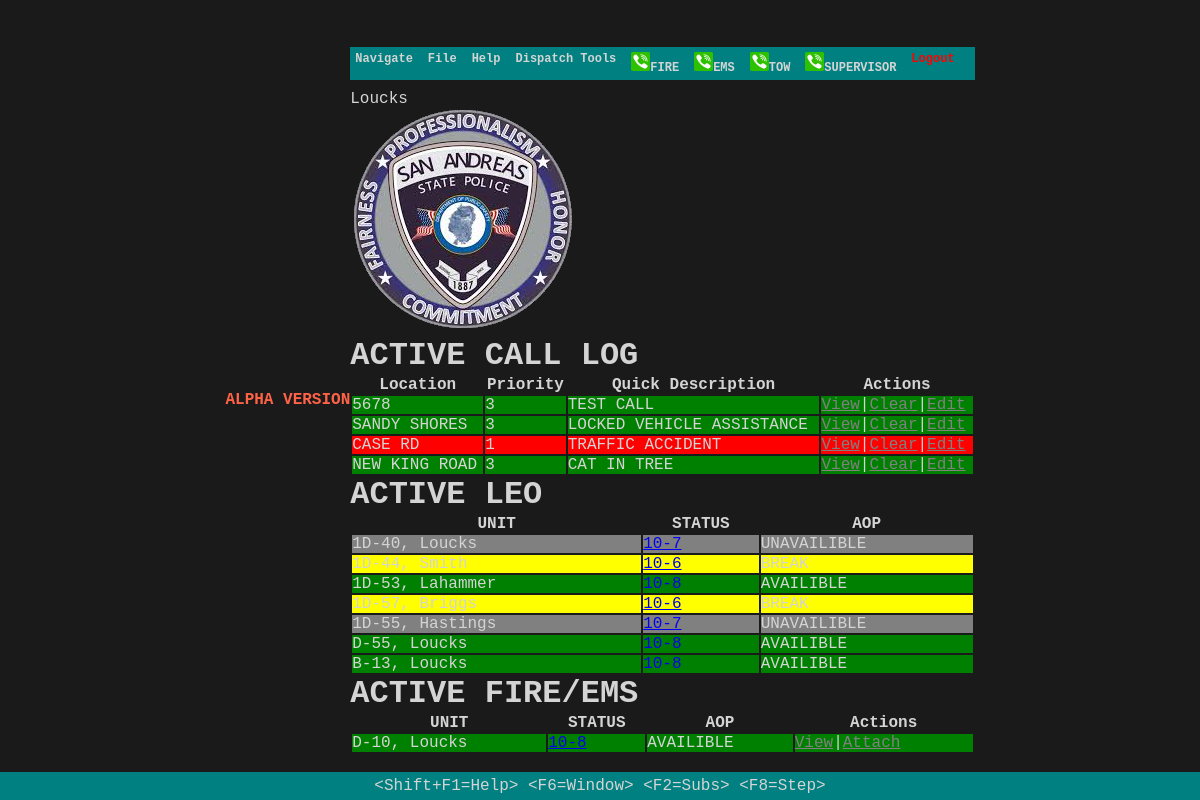
The app's page /dispatchdashboard (signed in), older data.
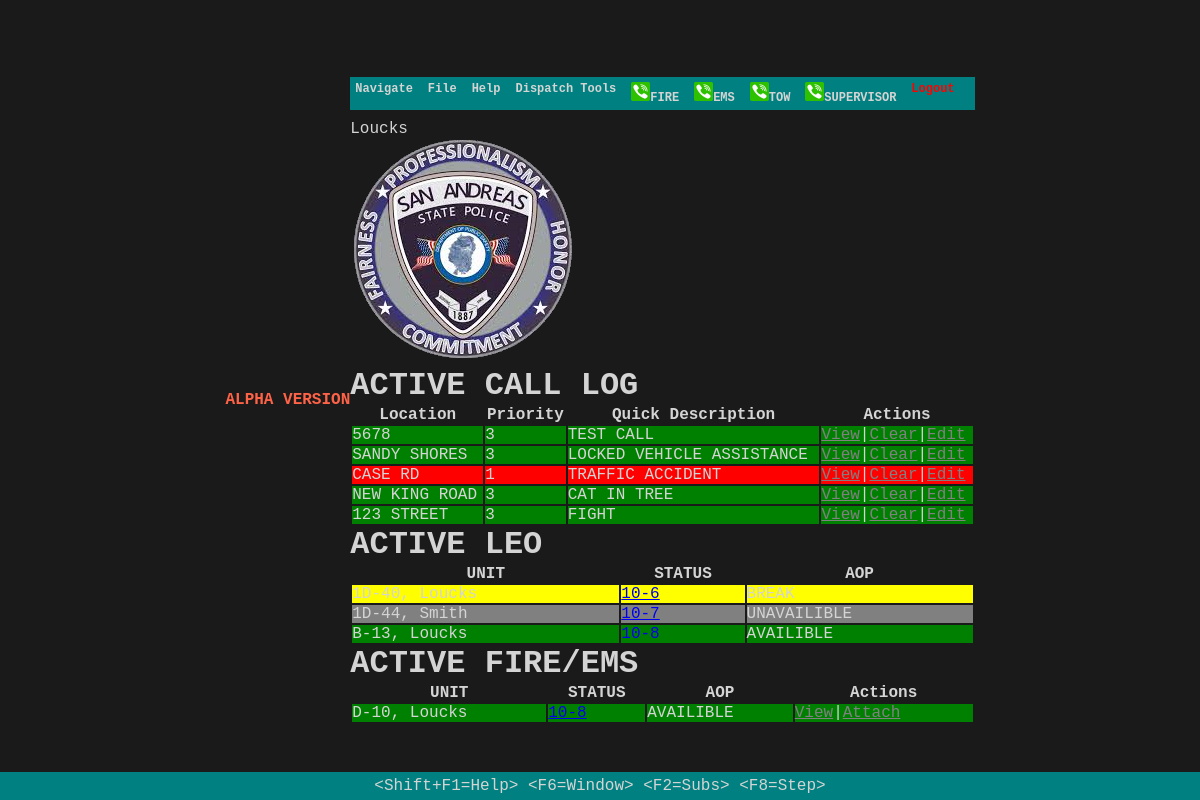
The same page, newer data.
### patriot_cadapp/models.py (models this page shows, shortened)
class Dispatcher(models.Model):
    user_name= models.CharField(max_length = 255)
    last_name = models.CharField(max_length=255 ,null=True)
    email = models.name = models.CharField(max_length=255, null=True)
    password = models.CharField(max_length=255)
    created_at = models.DateTimeField(auto_now_add=True)
    updated_at = models.DateTimeField(auto_now=True)
    objects = UserManager()

class Call(models.Model):
    location = models.CharField(max_length=255)
    description = models.TextField()
    code = models.IntegerField()
    assigned_officer = models.ManyToManyField(User, related_name="calls")
    created_at = models.DateTimeField(auto_now_add=True)
    updated_at = models.DateTimeField(auto_now=True)

class User(models.Model):
    last_name=models.CharField(max_length=255, default="")
    aop=models.CharField(max_length= 255,default="" )
    status=models.CharField(max_length=255, default="")
    email = models.CharField(max_length=45)
    password = models.CharField(max_length=255)
    badge = models.CharField(max_length=255)
    created_at = models.DateTimeField(auto_now_add=True)
    updated_at = models.DateTimeField(auto_now=True)
    objects =UserManager()

class Fire (models.Model):
    last_name=models.CharField(max_length=255, default="")
    status=models.CharField(max_length=255, default="")
    email = models.CharField(max_length=45)
    password = models.CharField(max_length=255)
    badge = models.CharField(max_length=255)
    created_at = models.DateTimeField(auto_now_add=True)
    updated_at = models.DateTimeField(auto_now=True)
    objects =UserManager()

### patriot_cadapp/views.py (the view)
# urls.py: path("dispatchdashboard", views.dispatchdashboard),
def dispatchdashboard(request):
    if 'loggedUser' not in request.session:
            messages.error(request, "Log in to view page please.")
            return redirect("/login")
    loggedUser = Dispatcher.objects.get(id=request.session['loggedUser'])
    context={
        'loggedUser':loggedUser,
        'officers':User.objects.all(),
        'dispatch' :Call.objects.all(),
        'fire' : Fire.objects.all()
    }
    return render(request, "dispatchdashboard.html",context)

### patriot_cadapp/templates/dispatchdashboard.html (shortened to what this page needs)
<!DOCTYPE html>
<html>
<head>
    {% load static %}
	<link rel="stylesheet" href="{% static '/dos.css' %}">
	<link rel="stylesheet" href="//code.jquery.com/ui/1.12.1/themes/base/jquery-ui.css">
</head>
<body>
	<h4 style="color: tomato;">ALPHA VERSION</h4>
	<div class="screen">
		<div class="menubar">
			<div class="menu-item">Navigate
			</div>
			<div class="menu-item">File
			</div>
			<div class="menu-item">Help
            </div>
            <div class="menu-item">Dispatch Tools
			</div>
			<div class="menu-item"><img src="{% static 'phone1.png' %}"/>FIRE</div>
			<div class="menu-item"><img src="{% static 'phone1.png' %}"/>EMS</div>
			<div class="menu-item"><img src="{% static 'phone1.png' %}"/>TOW</div>
			<div class="menu-item"><img src="{% static 'phone1.png' %}"/>SUPERVISOR</div>
			<div class="right">
				<div class="menu-item"><a href="/logout" style="color: red;">Logout</a></div>
			</div>
		</div>
		{{loggedUser.badge}} {{loggedUser.last_name}}
		<div class="content2 column center center-x">
			<div class="img">
			<img src="{% static 'badge.png' %}"/>
		</div>
		<h1>ACTIVE CALL LOG</h1>
		<table style="width:100%">
			<tr>
				<th>Location</th>
				<th>Priority</th>
				<th>Quick Description</th>
				<th>Actions</th>
			</tr>
			{% for d in dispatch %}
			{% if d.code == 1 %}
				<tr style="background-color: red;">
					<td> {{d.location}}</td>
					<td>{{d.code}}</td>
					<td>{{d.description}}</td>
					<td><a href="/viewlog/{{d.id}}" style="color:gray;">View</a>|<a href="clearcall/{{d.id}}" style="color :gray">Clear</a>|<a href="editcall/{{d.id}}" style="color :gray">Edit</a></td>
				</tr>
			{% elif d.code == 3 %}
				<tr style="background-color: green;">
					<td> {{d.location}}</td>
					<td>{{d.code}}</td>
					<td>{{d.description}}</td>
					<td><a href="/viewlog/{{d.id}}" style="color: grey;">View</a>|<a href="clearcall/{{d.id}}" style="color :gray">Clear</a>|<a href="editcall/{{d.id}}" style="color :gray">Edit</a></td></td>
				</tr>
			{% endif %}
			{% endfor %}
		</table>
			<h1>ACTIVE LEO</h1>
		<table style="width:100%"style="display: inline-block;" style="width: 50px;">
			<tr >
				<th>UNIT</th>
				<th>STATUS</th>
				<th>AOP</th>
			</tr>
			{% for o in officers%}
			{%if o.status == "10-8" %}
			<tr style="background-color: green;">
				<td>{{o.badge}}, {{o.last_name}}</td>
				<td><a href="statusdispatch/{{o.id}}" style="text-decoration: none;">{{o.status}}</a></td>
				<td>AVAILIBLE</td>
			</tr>
			{%elif o.status == "10-6"%}
			<tr style="background-color: yellow;">
				<td>{{o.badge}}, {{o.last_name}}</td>
				<td><a href="statusdispatch/{{o.id}}">{{o.status}}</a></td>
				<td>BREAK</td>
			</tr>
			{%elif o.status == "10-7"%}
			<tr style="background-color: gray;">
				<td>{{o.badge}}, {{o.last_name}}</td>
				<td><a href="statusdispatch/{{o.id}}">{{o.status}}</a></td>
				<td>UNAVAILIBLE</td>
			</tr>
			{%endif%}
			{%endfor%}
        </table>
    <h1>ACTIVE FIRE/EMS</h1>
<table style="width:100%" style="display: inline-block;" style="width: 50px;">
    <tr >
        <th>UNIT</th>
        <th>STATUS</th>
        <th>AOP</th>
        <th>Actions</th>
    </tr>
    {% for f in fire%}
    {%if f.status == "10-8" %}
    <tr style="background-color: green;">
        <td>{{f.badge}}, {{f.last_name}}</td>
        <td><a href="status/{{f.id}}">{{f.status}}</a></td>
        <td>AVAILIBLE</td>
        <td><a href="#" style="color: grey;">View</a>|<a href="/add/{{" style="color: grey;">Attach</a></td>
    </tr>
    {%endif%}
    {%endfor%}
</table>
		</div>
		<div class="footer">
			<p>&lt;Shift+F1=Help&gt; &lt;F6=Window&gt; &lt;F2=Subs&gt; &lt;F8=Step&gt;</p>
		</div>
	</div>
</body>
</html>

### patriot_cadapp/static/dos.css (style rules this page uses)
* { margin: 0; padding: 0; box-sizing: border-box; }
html, body { width: 100%; height: 100%; font-family: 'Segoe UI', Tahoma, Geneva, Verdana, sans-serif; background-color: #1e1e1e; color: #d4d4d4; }
.menu-item { position: relative; margin-right: 10px; cursor: pointer; color: #d4d4d4; font-weight: bold; font-size: 12px; }
.menu-item a { color: #d4d4d4; text-decoration: none; }
body { margin: 0; padding: 0; background-color: #1a1a1a; display: flex; justify-content: center; align-items: center; min-height: 100vh; font-family: 'Courier New', Courier, monospace; }
.menubar { background-color: #008080; display: flex; padding: 5px; margin-bottom: 10px; }
.menu-item { position: relative; margin-right: 15px; cursor: pointer; }
.footer { background-color: #008080; padding: 5px; text-align: center; position: absolute; bottom: 0; left: 0; right: 0; }

Row changes from the older to the newer data that the page shows:
removed User: badge "1D-53", last_name "Lahammer", status "10-8"
removed User: badge "1D-57", last_name "Briggs", status "10-6"
removed User: badge "1D-55", last_name "Hastings", status "10-7"
removed User: badge "D-55", last_name "Loucks", status "10-8"
added Call: location "123 STREET", code "3", description "FIGHT"
changed User (number 1 of 3 on the later page): status "10-7" → "10-6"; status "UNAVAILIBLE" → "BREAK"
changed User "Smith": status "10-6" → "10-7"; status "BREAK" → "UNAVAILIBLE"
